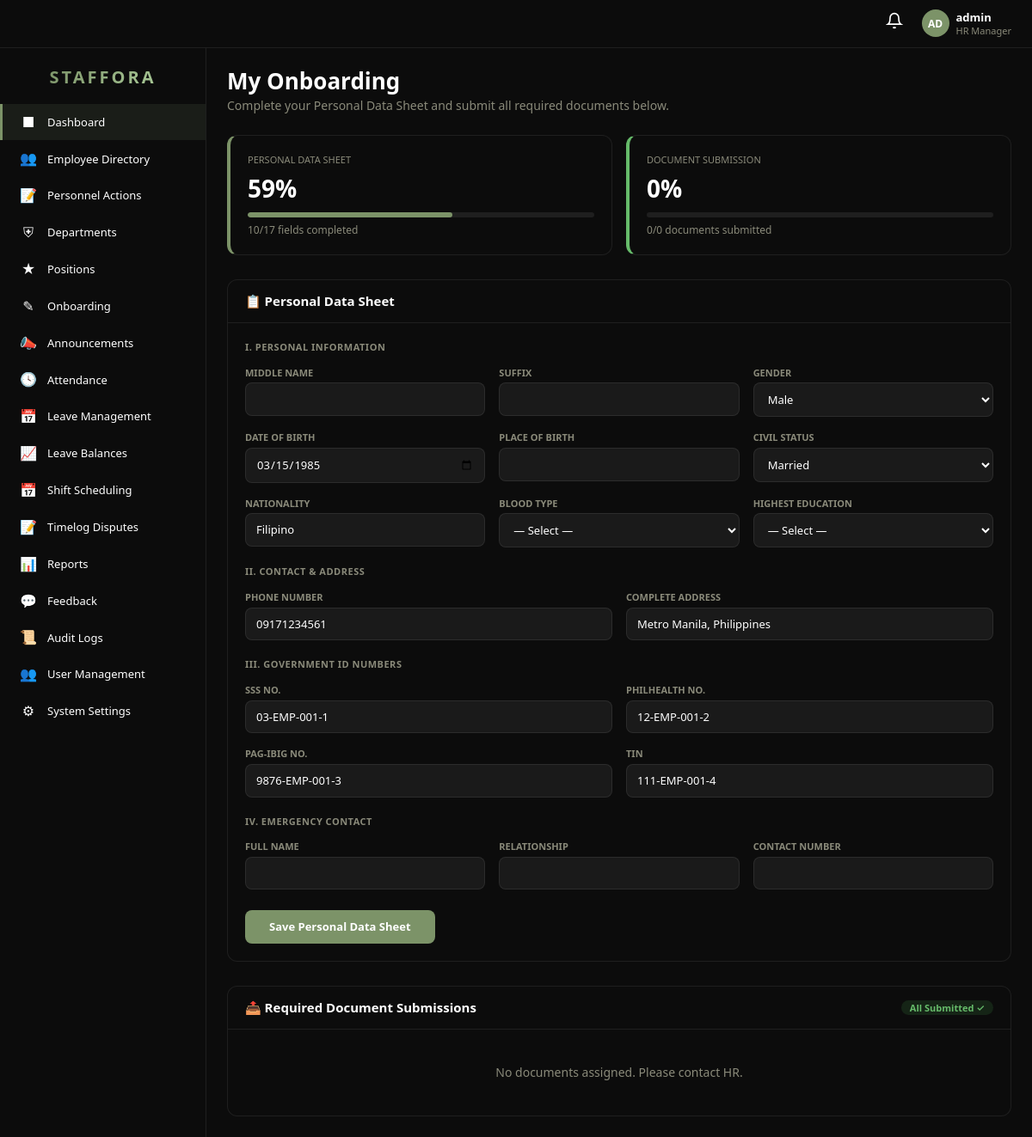
The app's page /pages/my_onboarding.php (signed in) with its own data.
### tables this page shows
CREATE TABLE `employee` (
  `id` int(11) NOT NULL AUTO_INCREMENT,
  `user_id` int(11) DEFAULT NULL,
  `employee_no` varchar(30) DEFAULT NULL,
  `first_name` varchar(80) NOT NULL,
  `middle_name` varchar(80) DEFAULT NULL,
  `last_name` varchar(80) NOT NULL,
  `suffix` varchar(10) DEFAULT NULL,
  `gender` varchar(20) DEFAULT NULL,
  `email` varchar(150) DEFAULT NULL,
  `phone` varchar(30) DEFAULT NULL,
  `department_id` int(11) DEFAULT NULL,
  `position_id` int(11) DEFAULT NULL,
  `work_rule_id` int(11) DEFAULT NULL,
  `job_title` varchar(100) DEFAULT NULL,
  `employment_type` enum('Full-Time','Part-Time','Contractual','Intern') NOT NULL DEFAULT 'Full-Time',
  `status` enum('Regular','Probationary','Resigned','Terminated','On Leave') NOT NULL DEFAULT 'Probationary',
  `hire_date` date DEFAULT NULL,
  `date_regularized` date DEFAULT NULL,
  `basic_salary` decimal(12,2) NOT NULL DEFAULT 0.00,
  `civil_status` enum('Single','Married','Widowed','Separated','Divorced') DEFAULT NULL,
  `date_of_birth` date DEFAULT NULL,
  `place_of_birth` varchar(150) DEFAULT NULL,
  `nationality` varchar(60) DEFAULT 'Filipino',
  `solo_parent_id` varchar(50) DEFAULT NULL,
  `blood_type` varchar(5) DEFAULT NULL,
  `highest_education` varchar(80) DEFAULT NULL,
  `address` text DEFAULT NULL,
  `sss_no` varchar(30) DEFAULT NULL,
  `philhealth_no` varchar(30) DEFAULT NULL,
  `pagibig_no` varchar(30) DEFAULT NULL,
  `tin_no` varchar(30) DEFAULT NULL,
  `bank_name` varchar(80) DEFAULT NULL,
  `bank_account_number` varchar(40) DEFAULT NULL,
  `emergency_contact_name` varchar(100) DEFAULT NULL,
  `emergency_contact_relationship` varchar(60) DEFAULT NULL,
  `emergency_contact_phone` varchar(30) DEFAULT NULL,
  `created_at` int(11) NOT NULL DEFAULT 0,
  `updated_at` int(11) NOT NULL DEFAULT 0,
  PRIMARY KEY (`id`),
  KEY `user_id` (`user_id`),
  KEY `department_id` (`department_id`),
  KEY `position_id` (`position_id`),
  CONSTRAINT `employee_ibfk_1` FOREIGN KEY (`user_id`) REFERENCES `user` (`id`) ON DELETE SET NULL,
  CONSTRAINT `employee_ibfk_2` FOREIGN KEY (`department_id`) REFERENCES `department` (`id`) ON DELETE SET NULL,
  CONSTRAINT `employee_ibfk_3` FOREIGN KEY (`position_id`) REFERENCES `position` (`id`) ON DELETE SET NULL
);

### includes/auth.php (called while the page is built, shortened)
<?php
require_once __DIR__ . '/db.php';
class Auth {
    public static function empId(): ?int  { return $_SESSION['employee_id'] ?? null; }
    public static function getFlashes(): array {
        $f = $_SESSION['flash'] ?? [];
        return $f;
    }
}

### includes/db.php (called while the page is built, shortened)
<?php
class DB {
    private static $pdo = null;
    public static function get(): PDO {
        if (self::$pdo === null) {
            $dsn = 'mysql:host=' . DB_HOST . ';port=' . DB_PORT . ';dbname=' . DB_NAME . ';charset=' . DB_CHARSET;
            self::$pdo = new PDO($dsn, DB_USER, DB_PASS, [
                PDO::ATTR_ERRMODE            => PDO::ERRMODE_EXCEPTION,
                PDO::ATTR_DEFAULT_FETCH_MODE => PDO::FETCH_ASSOC,
                PDO::ATTR_EMULATE_PREPARES   => false,
            ]);
        }
        return self::$pdo;
    }
    public static function query(string $sql, array $params = []): PDOStatement {
        $stmt = self::get()->prepare($sql);
        $stmt->execute($params);
        return $stmt;
    }
    public static function fetchAll(string $sql, array $params = []): array {
        return self::query($sql, $params)->fetchAll();
    }
    public static function fetchOne(string $sql, array $params = []): ?array {
        $row = self::query($sql, $params)->fetch();
        return $row ?: null;
    }
    public static function execute(string $sql, array $params = []): int {
        return self::query($sql, $params)->rowCount();
    }
}

### pages/my_onboarding.php (the view, shortened to what this page needs)
<?php
require_once __DIR__ . "/../includes/db.php";
require_once __DIR__ . "/../includes/auth.php";
$empId  = Auth::empId();
$emp       = $empId ? DB::fetchOne("SELECT e.*,d.name as dept_name FROM employee e LEFT JOIN department d ON e.department_id=d.id WHERE e.id=?", [$empId]) : null;
$checklist = $empId ? DB::fetchAll("SELECT cl.*, ed.file_name, ed.file_path FROM employee_doc_checklist cl LEFT JOIN employee_document ed ON cl.document_id=ed.id WHERE cl.employee_id=? ORDER BY FIELD(cl.status,'Pending','Submitted','Waived','Approved'), cl.document_type", [$empId]) : [];
$pdsFields = ['middle_name','gender','date_of_birth','place_of_birth','civil_status','nationality','blood_type','highest_education','address','phone','sss_no','philhealth_no','pagibig_no','tin_no','emergency_contact_name','emergency_contact_relationship','emergency_contact_phone'];
$pdsFilled = $emp ? count(array_filter($pdsFields, fn($f) => !empty($emp[$f]))) : 0;
$pdsPct    = count($pdsFields) > 0 ? round($pdsFilled / count($pdsFields) * 100) : 0;
$totalDocs     = count($checklist);
$submittedDocs = count(array_filter($checklist, fn($c) => in_array($c["status"], ["Submitted","Approved"])));
$pendingDocs   = count(array_filter($checklist, fn($c) => $c["status"] === "Pending"));
$docPct        = $totalDocs > 0 ? round($submittedDocs / $totalDocs * 100) : 0;
require_once __DIR__ . "/../includes/layout_header.php";
?>
<div style="margin-bottom:24px;">
    <h1 style="font-size:26px;font-weight:700;margin:0;">My Onboarding</h1>
    <p style="color:var(--text-muted);margin:4px 0 0;">Complete your Personal Data Sheet and submit all required documents below.</p>
</div>
<div style="display:grid;grid-template-columns:1fr 1fr;gap:16px;margin-bottom:28px;">
    <div class="hrms-card" style="padding:20px;border-left:4px solid var(--accent);">
        <p style="font-size:11px;color:var(--text-muted);text-transform:uppercase;margin:0 0 6px;">Personal Data Sheet</p>
        <p style="font-size:28px;font-weight:700;margin:0;"><?php echo $pdsPct; ?>%</p>
        <div style="height:6px;background:rgba(255,255,255,0.08);border-radius:3px;margin-top:8px;overflow:hidden;">
            <div style="height:100%;width:<?php echo $pdsPct; ?>%;background:var(--accent);border-radius:3px;"></div>
        </div>
        <p style="font-size:12px;color:var(--text-muted);margin:6px 0 0;"><?php echo $pdsFilled; ?>/<?php echo count($pdsFields); ?> fields completed</p>
    </div>
    <div class="hrms-card" style="padding:20px;border-left:4px solid <?php echo $pendingDocs>0?'#fb8c00':'#66bb6a'; ?>;">
        <p style="font-size:11px;color:var(--text-muted);text-transform:uppercase;margin:0 0 6px;">Document Submission</p>
        <p style="font-size:28px;font-weight:700;margin:0;"><?php echo $docPct; ?>%</p>
        <div style="height:6px;background:rgba(255,255,255,0.08);border-radius:3px;margin-top:8px;overflow:hidden;">
        </div>
        <p style="font-size:12px;color:var(--text-muted);margin:6px 0 0;"><?php echo $submittedDocs; ?>/<?php echo $totalDocs; ?> documents submitted <?php if($pendingDocs===0&&$totalDocs>0): ?>✓<?php endif; ?></p>
    </div>
</div>
<div class="hrms-card" style="margin-bottom:28px;" id="pds">
    <div class="card-header"><h3>&#128203; Personal Data Sheet</h3></div>
    <div class="card-body">
    <form method="POST">
    <?php $e2 = fn($f) => htmlspecialchars((string)($emp[$f]??''), ENT_QUOTES, 'UTF-8'); ?>
    <div style="font-size:11px;font-weight:700;text-transform:uppercase;color:var(--text-muted);margin-bottom:14px;letter-spacing:.5px;">I. Personal Information</div>
    <div style="display:grid;grid-template-columns:1fr 1fr 1fr;gap:16px;margin-bottom:20px;">
        <?php foreach([['Middle Name','middle_name','text'],['Suffix','suffix','text'],['Gender','gender','select'],['Date of Birth','date_of_birth','date'],['Place of Birth','place_of_birth','text'],['Civil Status','civil_status','select'],['Nationality','nationality','text'],['Blood Type','blood_type','select'],['Highest Education','highest_education','select']] as [$lbl,$fld,$typ]): ?>
        <div>
            <label style="display:block;font-size:11px;font-weight:600;color:var(--text-muted);text-transform:uppercase;margin-bottom:4px;"><?php echo $lbl; ?></label>
            <?php if($typ==='select'&&$fld==='gender'): ?>
            <select name="gender" style="width:100%;padding:9px 12px;background:rgba(255,255,255,0.06);border:1px solid var(--border);border-radius:8px;color:var(--text);font-size:13px;">
                <?php foreach(['Male','Female','Non-binary','Prefer not to say'] as $opt): ?><option value="<?php echo $opt; ?>" <?php echo ($emp['gender']??'')===$opt?'selected':''; ?>><?php echo $opt; ?></option><?php endforeach; ?>
            </select>
            <?php elseif($typ==='select'&&$fld==='civil_status'): ?>
            <select name="civil_status" style="width:100%;padding:9px 12px;background:rgba(255,255,255,0.06);border:1px solid var(--border);border-radius:8px;color:var(--text);font-size:13px;">
                <?php foreach(['Single','Married','Widowed','Separated','Divorced'] as $opt): ?><option value="<?php echo $opt; ?>" <?php echo ($emp['civil_status']??'')===$opt?'selected':''; ?>><?php echo $opt; ?></option><?php endforeach; ?>
            </select>
            <?php elseif($typ==='select'&&$fld==='blood_type'): ?>
            <select name="blood_type" style="width:100%;padding:9px 12px;background:rgba(255,255,255,0.06);border:1px solid var(--border);border-radius:8px;color:var(--text);font-size:13px;">
                <option value="">— Select —</option>
            </select>
            <?php elseif($typ==='select'&&$fld==='highest_education'): ?>
            <select name="highest_education" style="width:100%;padding:9px 12px;background:rgba(255,255,255,0.06);border:1px solid var(--border);border-radius:8px;color:var(--text);font-size:13px;">
                <option value="">— Select —</option>
            </select>
            <?php else: ?>
            <input type="<?php echo $typ; ?>" name="<?php echo $fld; ?>" value="<?php echo $e2($fld); ?>" style="width:100%;padding:9px 12px;background:rgba(255,255,255,0.06);border:1px solid var(--border);border-radius:8px;color:var(--text);font-size:13px;">
            <?php endif; ?>
        </div>
        <?php endforeach; ?>
    </div>
    <div style="font-size:11px;font-weight:700;text-transform:uppercase;color:var(--text-muted);margin-bottom:14px;letter-spacing:.5px;">II. Contact & Address</div>
    <div style="display:grid;grid-template-columns:1fr 1fr;gap:16px;margin-bottom:20px;">
        <div>
            <label style="display:block;font-size:11px;font-weight:600;color:var(--text-muted);text-transform:uppercase;margin-bottom:4px;">Phone Number</label>
            <input type="text" name="phone" value="<?php echo $e2('phone'); ?>" placeholder="09XXXXXXXXX" style="width:100%;padding:9px 12px;background:rgba(255,255,255,0.06);border:1px solid var(--border);border-radius:8px;color:var(--text);font-size:13px;">
        </div>
        <div>
            <label style="display:block;font-size:11px;font-weight:600;color:var(--text-muted);text-transform:uppercase;margin-bottom:4px;">Complete Address</label>
            <input type="text" name="address" value="<?php echo $e2('address'); ?>" style="width:100%;padding:9px 12px;background:rgba(255,255,255,0.06);border:1px solid var(--border);border-radius:8px;color:var(--text);font-size:13px;">
        </div>
    </div>
    <div style="font-size:11px;font-weight:700;text-transform:uppercase;color:var(--text-muted);margin-bottom:14px;letter-spacing:.5px;">III. Government ID Numbers</div>
    <div style="display:grid;grid-template-columns:1fr 1fr;gap:16px;margin-bottom:20px;">
        <?php foreach([['SSS No.','sss_no'],['PhilHealth No.','philhealth_no'],['Pag-IBIG No.','pagibig_no'],['TIN','tin_no']] as [$lbl,$fld]): ?>
        <div>
            <label style="display:block;font-size:11px;font-weight:600;color:var(--text-muted);text-transform:uppercase;margin-bottom:4px;"><?php echo $lbl; ?></label>
            <input type="text" name="<?php echo $fld; ?>" value="<?php echo $e2($fld); ?>" style="width:100%;padding:9px 12px;background:rgba(255,255,255,0.06);border:1px solid var(--border);border-radius:8px;color:var(--text);font-size:13px;">
        </div>
        <?php endforeach; ?>
    </div>
    <div style="font-size:11px;font-weight:700;text-transform:uppercase;color:var(--text-muted);margin-bottom:14px;letter-spacing:.5px;">IV. Emergency Contact</div>
    <div style="display:grid;grid-template-columns:1fr 1fr 1fr;gap:16px;margin-bottom:24px;">
        <?php foreach([['Full Name','emergency_contact_name','text'],['Relationship','emergency_contact_relationship','text'],['Contact Number','emergency_contact_phone','text']] as [$lbl,$fld,$typ]): ?>
        <div>
            <label style="display:block;font-size:11px;font-weight:600;color:var(--text-muted);text-transform:uppercase;margin-bottom:4px;"><?php echo $lbl; ?></label>
            <input type="<?php echo $typ; ?>" name="<?php echo $fld; ?>" value="<?php echo $e2($fld); ?>" style="width:100%;padding:9px 12px;background:rgba(255,255,255,0.06);border:1px solid var(--border);border-radius:8px;color:var(--text);font-size:13px;">
        </div>
        <?php endforeach; ?>
    </div>
    <button type="submit" class="btn btn-accent" style="padding:10px 28px;">Save Personal Data Sheet</button>
    </form>
    </div>
</div>
<div class="hrms-card" id="docs">
    <div class="card-header">
        <h3>&#128228; Required Document Submissions</h3>
        <?php if($pendingDocs>0): ?><span style="font-size:12px;color:#fb8c00;font-weight:600;"><?php echo $pendingDocs; ?> pending</span><?php else: ?><span class="badge badge-success">All Submitted ✓</span><?php endif; ?>
    </div>
    <?php if (empty($checklist)): ?>
    <div class="card-body" style="text-align:center;padding:40px;color:var(--text-muted);">No documents assigned. Please contact HR.</div>
    <?php endif; ?>
</div>
<?php require_once __DIR__ . "/../includes/layout_footer.php"; ?>

### web/css/hrms.css (style rules this page uses)
:root { --bg: #0c0c0c; --sidebar: #0c0c0c; --card: #0c0c0c; --card-hover: #161616; --border: rgba(255, 255, 255, 0.08); --text: #ffffff; --text-muted: #8a8a7a; --accent: #7C9368; --accent-hover: #8ca678; --primary: #5b8a72; --success: #4caf50; --warning: #E07A45; --danger: #d4183d; --info: #42a5f5 }
* { box-sizing: border-box }
body.hrms-body { margin: 0; background: var(--bg); color: var(--text); font-family: 'Segoe UI', system-ui, -apple-system, sans-serif; font-size: 14px }
.hrms-card { background: var(--card); border: 1px solid var(--border); border-radius: 12px; overflow: hidden; transition: border-color .2s }
.card-header { padding: 16px 20px; border-bottom: 1px solid var(--border); display: flex; justify-content: space-between; align-items: center }
.card-header h3 { margin: 0; font-size: 15px; font-weight: 600 }
.card-body { padding: 20px }
.badge { padding: 3px 10px; border-radius: 20px; font-size: 11px; font-weight: 600; display: inline-block }
.badge-on-time, .badge-active, .badge-approved, .badge-success, .badge-completed, .badge-open, .badge-hired { background: rgba(76, 175, 80, 0.15); color: #66bb6a }
.btn { padding: 8px 16px; border-radius: 8px; font-size: 13px; font-weight: 600; border: none; cursor: pointer; transition: all .2s; display: inline-flex; align-items: center; gap: 6px; text-decoration: none }
.btn-accent { background: var(--accent); color: #fff }
select { color-scheme: dark; }
select option, select optgroup { background-color: #161616; color: #ffffff; }
select option:hover, select option:focus, select option:checked { background-color: #7C9368; color: #ffffff; }

### records on screen
employee: gender "Male", date_of_birth "03/15/1985", civil_status "Married", nationality "Filipino", phone "09171234561", address "Metro Manila, Philippines", sss_no "03-EMP-001-1", philhealth_no "12-EMP-001-2", pagibig_no "9876-EMP-001-3", tin_no "111-EMP-001-4"

### other values on screen
substr($username ?: 'U', 0, 2) "AD"
$username "admin"
$roleLabel "HR Manager"
$item[2] "■"
$item[0] "Dashboard"
$item[2] "👥"
$item[0] "Employee Directory"
$item[2] "📝"
$item[0] "Personnel Actions"
$item[2] "⛨"
$item[0] "Departments"
$item[2] "★"
$item[0] "Positions"
$item[2] "✎"
$item[0] "Onboarding"
